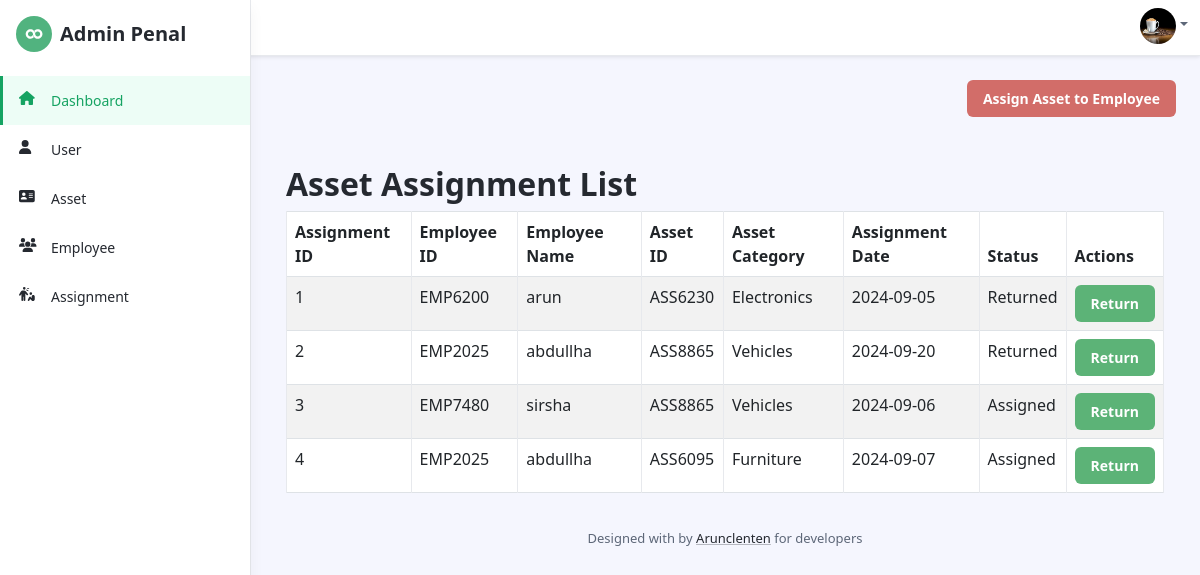
The page /assign_list.php (signed in) on the database its author committed.
### tables this page shows
CREATE TABLE `asset_assignments` (
  `id` int(11) NOT NULL,
  `employee_id` int(11) NOT NULL,
  `asset_id` int(11) NOT NULL,
  `assignment_date` date NOT NULL,
  `notes` text DEFAULT NULL,
  `status` enum('Assigned','Returned') DEFAULT 'Assigned',
  `created_at` timestamp NOT NULL DEFAULT current_timestamp()
);

CREATE TABLE `employees` (
  `id` int(11) NOT NULL,
  `unique_id` varchar(250) NOT NULL,
  `name` varchar(100) NOT NULL,
  `department` varchar(50) DEFAULT NULL,
  `position` varchar(50) DEFAULT NULL,
  `email` varchar(100) DEFAULT NULL
);

CREATE TABLE `assets` (
  `id` int(11) NOT NULL,
  `unique_id` varchar(250) NOT NULL,
  `category` varchar(100) DEFAULT NULL,
  `sub_category` varchar(100) DEFAULT NULL,
  `type` varchar(100) DEFAULT NULL,
  `brand` varchar(100) DEFAULT NULL,
  `price` decimal(10,2) DEFAULT NULL,
  `expiry_date` date DEFAULT NULL,
  `working_condition` varchar(50) DEFAULT NULL,
  `created_at` timestamp NOT NULL DEFAULT current_timestamp()
);

### assign_list.php (the view, shortened to what this page needs)
<?php
include("header.php");
include 'db.php';
$query = "SELECT aa.id AS assignment_id, e.unique_id AS employee_id, e.name, a.unique_id AS asset_id,
                 a.category, aa.assignment_date, aa.status
          FROM asset_assignments aa
          JOIN employees e ON aa.employee_id = e.id
          JOIN assets a ON aa.asset_id = a.id";
$stmt = $pdo->prepare($query);
$stmt->execute();
$assignments = $stmt->fetchAll(PDO::FETCH_ASSOC);
?>
<div class="text-end">
    <a href="assignment_insert.php" class="btn btn-danger text-white">Assign Asset to Employee</a>
</div>
<div class="container mt-5">
    <h2>Asset Assignment List</h2>
    <table id="example" class="table table-striped table-bordered nowrap" style="width:100%">
        <thead>
            <tr>
                <th>Assignment ID</th>
                <th>Employee ID</th>
                <th>Employee Name</th>
                <th>Asset ID</th>
                <th>Asset Category</th>
                <th>Assignment Date</th>
                <th>Status</th>
                <th>Actions</th>
            </tr>
        </thead>
        <tbody>
            <?php foreach ($assignments as $assignment) : ?>
                <tr>
                    <td><?php echo $assignment['assignment_id']; ?></td>
                    <td><?php echo $assignment['employee_id']; ?></td>
                    <td><?php echo $assignment['name']; ?></td>
                    <td><?php echo $assignment['asset_id']; ?></td>
                    <td><?php echo $assignment['category']; ?></td>
                    <td><?php echo $assignment['assignment_date']; ?></td>
                    <td><?php echo $assignment['status']; ?></td>
                    <td>
                        <form method="POST" action="assignment_insert.php" style="display:inline;">
                            <button type="submit" class="btn btn-success text-white" name="return">Return</button>
                        </form>
                    </td>
                </tr>
            <?php endforeach; ?>
        </tbody>
    </table>
</div>
<?php
include('footer.php');
?>

### header.php (shortened to what this page needs)
<?php
$user_image = isset($_SESSION['user_image']) ? $_SESSION['user_image'] : 'default-image.png';
?>
<!DOCTYPE html>
<html lang="en">
<head>
	<link id="theme-style" rel="stylesheet" href="assets/css/portal.css">
	<link rel="stylesheet" href="https://cdn.datatables.net/2.1.5/css/dataTables.dataTables.css">
	<link rel="stylesheet" href="https://cdn.datatables.net/buttons/3.1.2/css/buttons.dataTables.css">
	<link href="https://cdn.jsdelivr.net/npm/sweetalert2@11/dist/sweetalert2.min.css" rel="stylesheet">
	<link rel="stylesheet" href="https://cdnjs.cloudflare.com/ajax/libs/font-awesome/6.6.0/css/all.min.css">
</head>
<body class="app">
	<header class="app-header fixed-top">
		<div class="app-header-inner">
			<div class="container-fluid py-2">
				<div class="app-header-content">
					<div class="row justify-content-between align-items-center">
						<div class="app-utilities col-auto">
							<div class="app-utility-item app-user-dropdown dropdown">
								<a class="dropdown-toggle" id="user-dropdown-toggle" data-bs-toggle="dropdown" href="#" role="button" aria-expanded="false"><img src="./uploads/<?php echo htmlspecialchars($user_image); ?>" alt="user profile"></a>
							</div>
						</div>
					</div>
				</div>
			</div>
		</div>
		<div id="app-sidepanel" class="app-sidepanel">
			<div class="sidepanel-inner d-flex flex-column">
				<div class="app-branding">
					<a class="app-logo" href="dashboard.php"><img class="logo-icon me-2" src="assets/images/app-logo.svg" alt="logo"><span class="logo-text">Admin Penal</span></a>
				</div>
				<nav id="app-nav-main" class="app-nav app-nav-main flex-grow-1">
					<ul class="app-menu list-unstyled accordion" id="menu-accordion">
						<li class="nav-item">
							<a class="nav-link active" href="dashboard.php">
								<span class="nav-icon">
									<i class="fa-solid fa-house"></i>
								</span>
								<span class="nav-link-text">Dashboard</span>
							</a>
						</li>
						<li class="nav-item">
							<a class="nav-link <?php echo ($current_page == 'user.php') ? 'active' : ''; ?>" href="user.php">
								<span class="nav-icon">
									<i class="fa-solid fa-user"></i>
								</span>
								<span class="nav-link-text">User</span>
							</a>
						</li>
						<li class="nav-item">
							<a class="nav-link <?php echo ($current_page == 'asset.php') ? 'active' : ''; ?>" href="asset.php">
								<span class="nav-icon">
									<i class="fa-solid fa-address-card"></i>
								</span>
								<span class="nav-link-text">Asset</span>
							</a>
						</li>
						<li class="nav-item">
							<a class="nav-link <?php echo ($current_page == 'employee.php') ? 'active' : ''; ?>" href="employee.php">
								<span class="nav-icon">
									<i class="fa-solid fa-users"></i>
								</span>
								<span class="nav-link-text">Employee</span>
							</a>
						</li>
						<li class="nav-item">
							<a class="nav-link <?php echo ($current_page == 'assign_list.php') ? 'active' : ''; ?>" href="assign_list.php">
								<span class="nav-icon">
									<i class="fa-solid fa-person-harassing"></i>
								</span>
								<span class="nav-link-text">Assignment</span>
							</a>
						</li>
					</ul>
				</nav>
			</div>
		</div>
	</header>
	<div class="app-wrapper">
		<div class="app-content pt-3 p-md-3 p-lg-4">

### footer.php (shortened to what this page needs)
<footer class="app-footer">
		    <div class="container text-center py-3">
            <small class="copyright">Designed with by <a class="app-link" href="https://arunclentenresume.netlify.app" target="_blank">Arunclenten</a> for developers</small>
		    </div>
	    </footer>
</body>
</html>

### rows shown on the page
asset_assignments: id "1", employee.unique_id "EMP6200", employee.name "arun", asset.unique_id "ASS6230", asset.category "Electronics", assignment_date "2024-09-05", status "Returned"
asset_assignments: id "2", employee.unique_id "EMP2025", employee.name "abdullha", asset.unique_id "ASS8865", asset.category "Vehicles", assignment_date "2024-09-20", status "Returned"
asset_assignments: id "3", employee.unique_id "EMP7480", employee.name "sirsha", asset.unique_id "ASS8865", asset.category "Vehicles", assignment_date "2024-09-06", status "Assigned"
asset_assignments: id "4", employee.unique_id "EMP2025", employee.name "abdullha", asset.unique_id "ASS6095", asset.category "Furniture", assignment_date "2024-09-07", status "Assigned"
